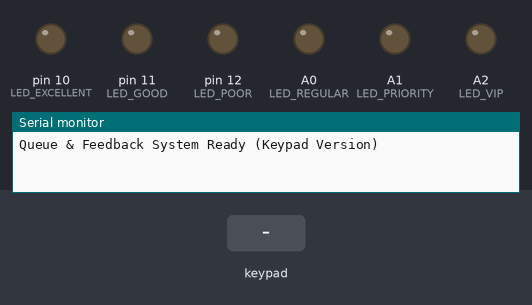
The sketch below on a simulated Arduino Uno, built with avr-gcc and run on an emulated ATmega328P. Parts: output pins drawn as LEDs (lit = HIGH), the last lines printed to the serial monitor. Dashed ring = blinking. The inputs (shaded band) are chosen by the test bench.

Above: at 1.2 s.
1.3 s: keypad keys 9 8 7 6 pressed 0.4 s apart
At 1.5 s:
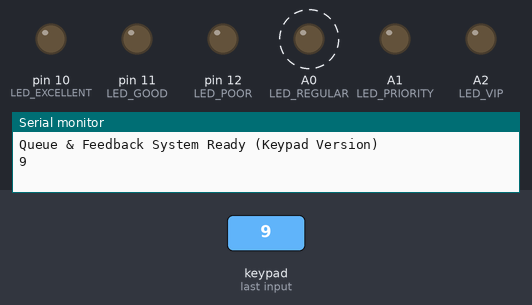
4.4 s: key '3' pressed
At 5.0 s:
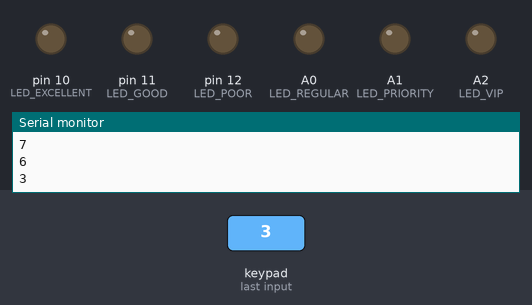
5.9 s: keypad keys 5 4 3 2 # pressed 0.4 s apart
At 6.11 s:
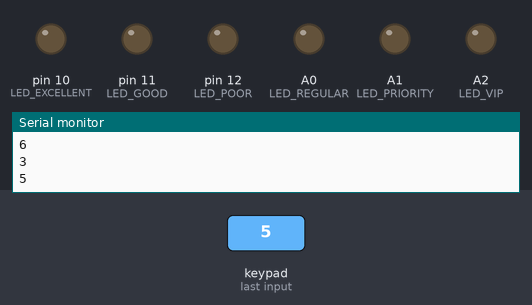
9.4 s: key 'A' pressed
At 10.0 s:
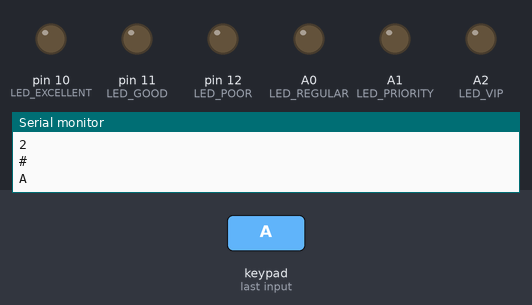
10.9 s: key 'B' pressed
At 11.3 s:
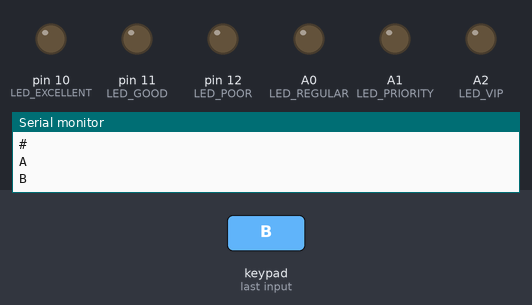
12.4 s: keypad keys 9 8 7 6 * pressed 0.4 s apart
At 12.6 s:
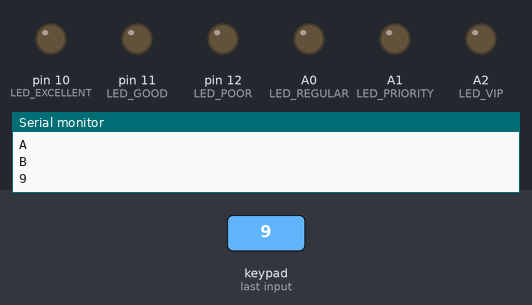
Timing chart, 0 to 15.5 s (numbered marks = the images above; inputs shaded):
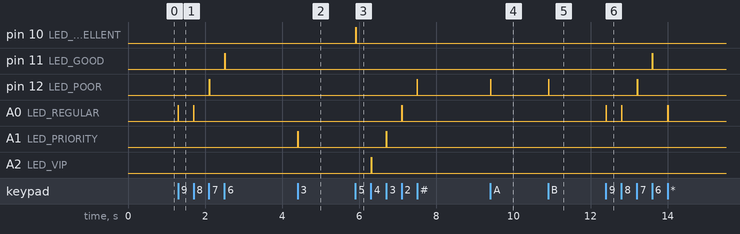

Measured:
- after the input at 1.3 s, pin 11 (LED_GOOD): LOW → HIGH after 1.2 s, → LOW 0.01 s later; pin 12 (LED_POOR): LOW → HIGH after 0.81 s, → LOW 0.01 s later; A0 (LED_REGULAR): alternates HIGH for 0.01 s and LOW for 0.39 s, 4 changes in all, then stays LOW, starting at once
- after the input at 4.4 s, A1 (LED_PRIORITY): LOW → HIGH at once, → LOW 0.01 s later
- after the input at 5.9 s, pin 10 (LED_EXCELLENT): LOW → HIGH at once, → LOW 0.01 s later; pin 12 (LED_POOR): LOW → HIGH after 1.6 s, → LOW 0.01 s later; A0 (LED_REGULAR): LOW → HIGH after 1.2 s, → LOW 0.01 s later; A1 (LED_PRIORITY): LOW → HIGH after 0.80 s, → LOW 0.01 s later; A2 (LED_VIP): LOW → HIGH after 0.41 s, → LOW 0.01 s later
- after the input at 9.4 s, pin 12 (LED_POOR): LOW → HIGH at once, → LOW 0.01 s later
- after the input at 10.9 s, pin 12 (LED_POOR): LOW → HIGH at once, → LOW 0.01 s later
- after the input at 12.4 s, pin 11 (LED_GOOD): LOW → HIGH after 1.2 s, → LOW 0.01 s later; pin 12 (LED_POOR): LOW → HIGH after 0.81 s, → LOW 0.01 s later; A0 (LED_REGULAR): goes HIGH 0.01 s, LOW 0.39 s, HIGH 0.01 s, LOW 1.2 s, HIGH 0.01 s, then LOW, starting at once

The sketch:

DEMOQUEUEKEYPAD_with_ABC.ino
```cpp
#include <Keypad.h>

// LED output pins
const int LED_REGULAR   = A0;
const int LED_PRIORITY  = A1;
const int LED_VIP       = A2;
const int LED_EXCELLENT = 10;
const int LED_GOOD      = 11;
const int LED_POOR      = 12;

// Timing control
unsigned long ledOnTime = 0;
unsigned long ledDuration = 0;
int currentLED = -1;

// Keypad setup
const byte ROWS = 4;
const byte COLS = 4;

char keys[ROWS][COLS] = {
  { '1', '2', '3', 'A' },
  { '4', '5', '6', 'B' },
  { '7', '8', '9', 'C' },
  { '*', '0', '#', 'D' }
};

byte rowPins[ROWS] = {9, 8, 7, 6};
byte colPins[COLS] = {5, 4, 3, 2};

Keypad keypad = Keypad(makeKeymap(keys), rowPins, colPins, ROWS, COLS);

void setup() {
  Serial.begin(9600);

  // Setup LED pins as outputs
  pinMode(LED_REGULAR, OUTPUT);
  pinMode(LED_PRIORITY, OUTPUT);
  pinMode(LED_VIP, OUTPUT);
  pinMode(LED_EXCELLENT, OUTPUT);
  pinMode(LED_GOOD, OUTPUT);
  pinMode(LED_POOR, OUTPUT);

  // Ensure all LEDs are off
  digitalWrite(LED_REGULAR, LOW);
  digitalWrite(LED_PRIORITY, LOW);
  digitalWrite(LED_VIP, LOW);
  digitalWrite(LED_EXCELLENT, LOW);
  digitalWrite(LED_GOOD, LOW);
  digitalWrite(LED_POOR, LOW);

  Serial.println("Queue & Feedback System Ready (Keypad Version)");
}

void loop() {
  char key = keypad.getKey();

  if (key && currentLED == -1) {
    switch (key) {
      case '0': activateLED(LED_REGULAR, 10, key); break;
      case '1': activateLED(LED_REGULAR, 10, key); break;
      case '2': activateLED(LED_REGULAR, 10, key); break;
      case '3': activateLED(LED_PRIORITY, 10, key); break;
      case '4': activateLED(LED_VIP, 10, key); break;
      case '5': activateLED(LED_EXCELLENT, 10, key); break;
      case '6': activateLED(LED_GOOD, 10, key); break;
      case '7': activateLED(LED_POOR, 10, key); break;
      case '8': activateLED(LED_REGULAR, 10, key); break;
      case '9': activateLED(LED_REGULAR, 10, key); break;
      case 'A': activateLED(LED_POOR, 10, key); break;
      case 'B': activateLED(LED_POOR, 10, key); break;
      case 'C': activateLED(LED_POOR, 10, key); break;
      case 'D': activateLED(LED_POOR, 10, key); break;
      case '#': activateLED(LED_POOR, 10, key); break;
      case '*': activateLED(LED_REGULAR, 10, key); break;
    }
  }

  // Turn off LED after duration
  if (currentLED != -1 && millis() - ledOnTime >= ledDuration) {
    digitalWrite(currentLED, LOW);
    currentLED = -1;
  }
}

// Helper function to activate LED
void activateLED(int ledPin, int duration, char label) {
  digitalWrite(ledPin, HIGH);
  ledOnTime = millis();
  ledDuration = duration;
  currentLED = ledPin;

  Serial.println(label);
}
```
